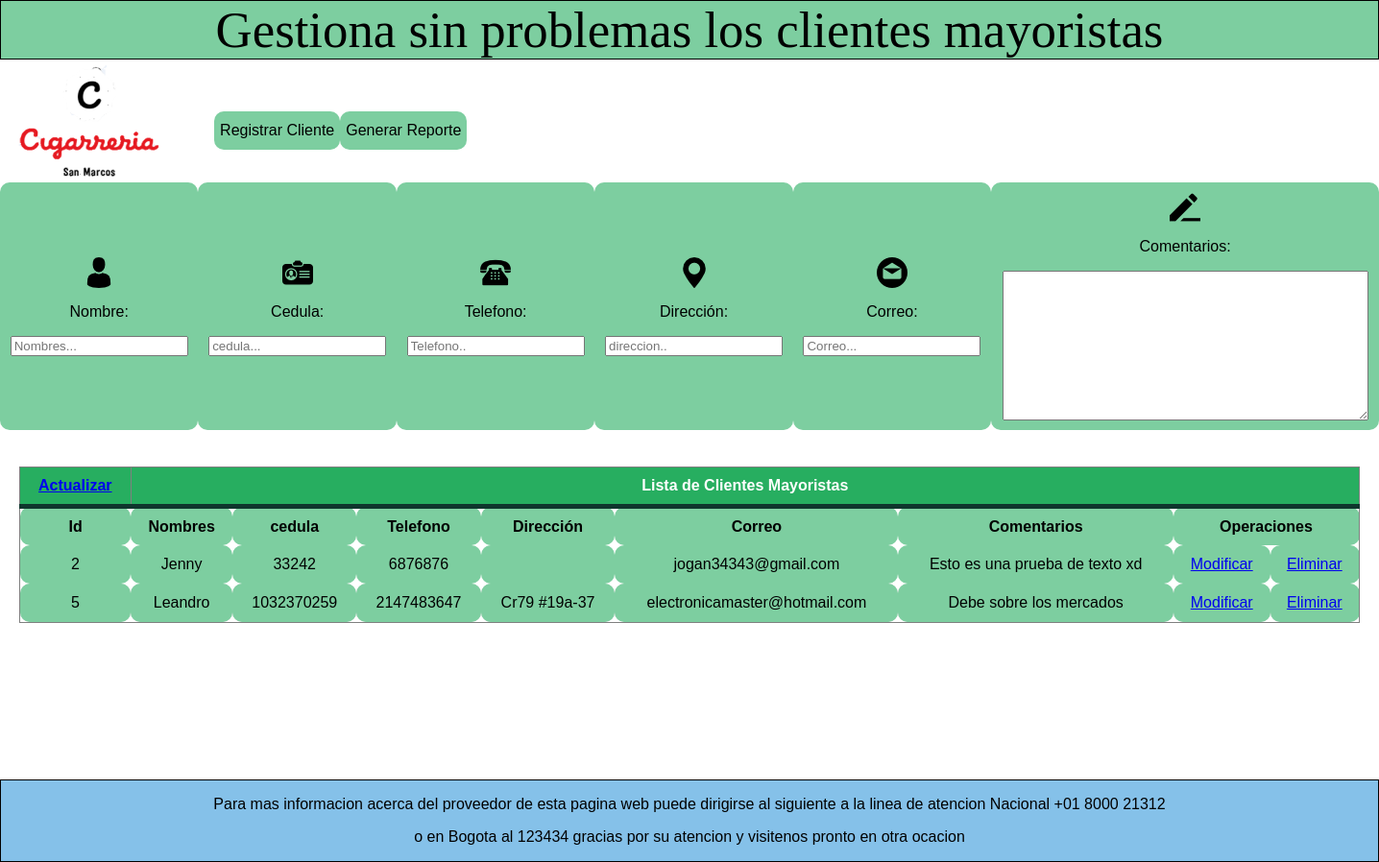
Screenshot of /vista/frmClientesM.php (signed in) with the database file from the repository.
### tables this page shows
CREATE TABLE `clientesm` (
  `id` int(11) NOT NULL,
  `nombre` varchar(11) NOT NULL,
  `cedula` int(11) NOT NULL,
  `telefono` int(11) NOT NULL,
  `direccion` varchar(30) NOT NULL,
  `correo` varchar(100) NOT NULL,
  `comentarios` varchar(1000) NOT NULL
);

### Vista/frmClientesM.php (the view, shortened to what this page needs)
<?php
if(($_SESSION["codigo"]) !=''){
?>
<html lang="es">
    <head>
        <link rel="stylesheet"  href="CSS/estiloClientesM.css">
    </head>
 <body>
    <header>
    Gestiona sin problemas los clientes mayoristas
        </header>
    <article>
            <a href="Interfaz_1.PHP"> <img src="imagenes/Captura.png" class="inicio"></a>
        <br><br>
 <table>
     <div class="formulario">
  <form action="../controlador/ingresarClientesM.php" method="post" >
       <td> <img src="Imagenes/man-user.png"><p>Nombre:</p>
        <input type="text" id="name" name="nombre" placeholder="Nombres..." required/> </td>
      <td><img src="Imagenes/id-card.png"2> <p>Cedula:</p>
       <input type="text" id="name" name="cedula" placeholder="cedula..." /> </td>
    <td> <img src="Imagenes/call.png"><p>Telefono:</p>
        <input type="text" id="mail" name="telefono" placeholder="Telefono.." /></td>
        <td><img src="Imagenes/adress.png"> <p>Dirección:</p>
        <input type="text" id="mail" name="direccion" placeholder="direccion.." /></td>
           <td> <img src="Imagenes/email.png"><p>Correo:</p>
        <input type="email" name="correo" placeholder="Correo..." required></td>
       <td><img src="Imagenes/comment.png"> <p>Comentarios:</p>
      <textarea type="text" id="username" name="comentarios" placeholder="Escriba sus comentarios aquí" rows="10" cols="45" >   </textarea></td>
        <br>
       <input type="submit" name="button" id="button" value="Registrar Cliente" >
</form>
        <a href="PDF/reporteClientesMayoristas.php"><input type="submit" name="button" id="button" value="Generar Reporte" ></a>
         </div>
      </table>
            </article>
<br>
      <div class="informacion">
    <table border="1">
        <thead>
        <th colspan="1"><a href="frmClientesM.php">Actualizar</a></th>
        <th colspan="8">Lista de Clientes Mayoristas</th>
        </thead>
     <tr>
         <td><b>Id</b></td>
         <td><b>Nombres</b></td>
         <td><b>cedula</b></td>
         <td><b>Telefono</b></td>
         <td><b>Dirección</b></td>
         <td><b>Correo</b></td>
         <td><b>Comentarios</b></td>
         <td colspan="2"><b>Operaciones</b></td>
         <tr>
         <?php
         include("../modelo/ConexionDatos.php");
         $hola = "SELECT * FROM clientesm";
         $resul= $conexion->query($hola);
         while ($fila=$resul->fetch_assoc()){
           ?>
         <tr>
         <td><?php echo $fila['id']; ?></td>
         <td><?php echo $fila['nombre']; ?></td>
         <td><?php echo $fila['cedula']; ?></td>
         <td><?php echo $fila['telefono']; ?></td>
         <td><?php echo $fila['direccion']; ?></td>
         <td><?php echo $fila['correo']; ?></td>
         <td><?php echo $fila['comentarios']; ?></td>
         <td><a href="../Controlador/modificarClientesM.php?id=<?php echo $fila['id']; ?>">Modificar </a></td>
          <td><a href="../Controlador/eliminarClientesM.php?id=<?php echo $fila['id']; ?>">Eliminar </a></td>
         </tr>
             <?php
         }
         ?>
     </table> </div>
                  <footer>
            <center>
            <p>Para mas informacion acerca del proveedor de esta pagina web puede dirigirse al siguiente a la linea de atencion Nacional +01 8000 21312</p>
            <p> o en Bogota al 123434 gracias por su atencion y visitenos pronto en otra ocacion</p></center>
        </footer>
    </body>
</html>
<?php
}else {
     echo'<script>alert("Necesitas ingresar tus datos nuevamente");
     window.history.go(-1);
     </script>';
    header("Location: inicio.php");
}
?>

### Vista/CSS/estiloClientesM.css (style rules this page uses)
body { margin: 0; padding: 0; background-size: cover; font-family: sans-serif; background-size: 100%; -moz-background-size: 100%; -o-background-size: 100%; -webkit-background-size: 100%; -khtml-background-size: 100%; }
header { margin-left: 0%; background:#7DCEA0; font-family:cursive ; font-size: 100%; border: 1px solid; font-size: 330%; text-align: center; }
.inicio { width: 180px; float: left; }
.formulario { background-color: ; float: left; margin-left: 3%; text-align: center; }
.formulario ,td, input[type="submit"] { border: none; outline: none; height: 40px; color: black; font-size: 16px; background: #7DCEA0; border-radius: 10px; }
.informacion { padding: 20px; }
table { background-color: white; text-align: center; border-collapse: collapse; width: 100%; }
th, td { padding: 10px; }
thead { background-color: #27AE60; border-bottom: solid 5px #0F362D; color: white; }
tr:nth-child(even) { background-color: #ddd; }
footer { margin-top: 10%; top:5%; background: #85C1E9 ; border: 1px solid; }

### rows the page displays
clientesm: id "2", nombre "Jenny", cedula "33242", telefono "6876876", correo "jogan34343@gmail.com", comentarios "Esto es una prueba de texto xd"
clientesm: id "5", nombre "Leandro", cedula "1032370259", telefono "2147483647", direccion "Cr79 #19a-37", correo "electronicamaster@hotmail.com", comentarios "Debe sobre los mercados"
